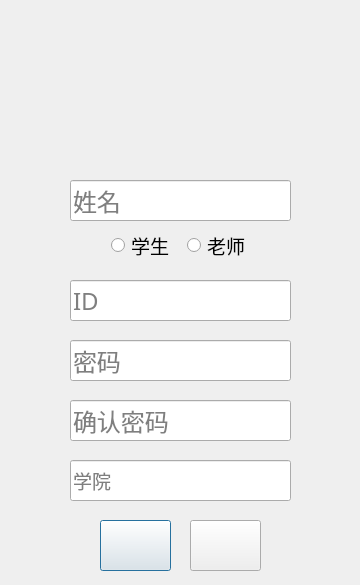
<?xml version="1.0" encoding="UTF-8"?>
<ui version="4.0">
 <class>addPeople</class>
 <widget class="QDialog" name="addPeople">
  <property name="geometry">
   <rect>
    <x>0</x>
    <y>0</y>
    <width>360</width>
    <height>585</height>
   </rect>
  </property>
  <property name="windowTitle">
   <string>添加人物信息</string>
  </property>
  <property name="styleSheet">
   <string notr="true">border-image: url(:/addPeople_bg.png);</string>
  </property>
  <widget class="QLineEdit" name="name">
   <property name="geometry">
    <rect>
     <x>70</x>
     <y>180</y>
     <width>221</width>
     <height>41</height>
    </rect>
   </property>
   <property name="font">
    <font>
     <family>Adobe Arabic</family>
     <pointsize>18</pointsize>
    </font>
   </property>
   <property name="toolTip">
    <string>请输入读者姓名</string>
   </property>
   <property name="styleSheet">
    <string notr="true">border-image: \*url();</string>
   </property>
   <property name="text">
    <string/>
   </property>
   <property name="placeholderText">
    <string>姓名</string>
   </property>
  </widget>
  <widget class="QRadioButton" name="student">
   <property name="geometry">
    <rect>
     <x>111</x>
     <y>231</y>
     <width>69</width>
     <height>28</height>
    </rect>
   </property>
   <property name="font">
    <font>
     <family>Adobe Arabic</family>
     <pointsize>14</pointsize>
    </font>
   </property>
   <property name="toolTip">
    <string>请选择读者职业</string>
   </property>
   <property name="styleSheet">
    <string notr="true">border-image: \*url();</string>
   </property>
   <property name="text">
    <string>学生</string>
   </property>
  </widget>
  <widget class="QRadioButton" name="teacher">
   <property name="geometry">
    <rect>
     <x>187</x>
     <y>231</y>
     <width>69</width>
     <height>28</height>
    </rect>
   </property>
   <property name="font">
    <font>
     <family>Adobe Arabic</family>
     <pointsize>14</pointsize>
    </font>
   </property>
   <property name="toolTip">
    <string>请选择读者职业</string>
   </property>
   <property name="styleSheet">
    <string notr="true">border-image: \*url();</string>
   </property>
   <property name="text">
    <string>老师</string>
   </property>
  </widget>
  <widget class="QLineEdit" name="ID">
   <property name="geometry">
    <rect>
     <x>70</x>
     <y>280</y>
     <width>221</width>
     <height>41</height>
    </rect>
   </property>
   <property name="font">
    <font>
     <family>Adobe Arabic</family>
     <pointsize>18</pointsize>
    </font>
   </property>
   <property name="toolTip">
    <string>请输入读者学生证号或教师工作证号</string>
   </property>
   <property name="styleSheet">
    <string notr="true">border-image: \*url();</string>
   </property>
   <property name="text">
    <string/>
   </property>
   <property name="placeholderText">
    <string>ID</string>
   </property>
  </widget>
  <widget class="QLineEdit" name="password">
   <property name="geometry">
    <rect>
     <x>70</x>
     <y>340</y>
     <width>221</width>
     <height>41</height>
    </rect>
   </property>
   <property name="font">
    <font>
     <family>Adobe Arabic</family>
     <pointsize>18</pointsize>
    </font>
   </property>
   <property name="toolTip">
    <string>请输入密码</string>
   </property>
   <property name="styleSheet">
    <string notr="true">border-image: \*url();</string>
   </property>
   <property name="echoMode">
    <enum>QLineEdit::Password</enum>
   </property>
   <property name="placeholderText">
    <string>密码</string>
   </property>
  </widget>
  <widget class="QLineEdit" name="password_2">
   <property name="geometry">
    <rect>
     <x>70</x>
     <y>400</y>
     <width>221</width>
     <height>41</height>
    </rect>
   </property>
   <property name="font">
    <font>
     <family>Adobe Arabic</family>
     <pointsize>18</pointsize>
    </font>
   </property>
   <property name="toolTip">
    <string>请重复密码</string>
   </property>
   <property name="styleSheet">
    <string notr="true">border-image: \*url();</string>
   </property>
   <property name="echoMode">
    <enum>QLineEdit::Password</enum>
   </property>
   <property name="placeholderText">
    <string>确认密码</string>
   </property>
  </widget>
  <widget class="QLineEdit" name="academy">
   <property name="geometry">
    <rect>
     <x>70</x>
     <y>460</y>
     <width>221</width>
     <height>41</height>
    </rect>
   </property>
   <property name="font">
    <font>
     <family>Adobe Arabic</family>
     <pointsize>14</pointsize>
    </font>
   </property>
   <property name="toolTip">
    <string>请输入读者学院</string>
   </property>
   <property name="styleSheet">
    <string notr="true">border-image: \*url();</string>
   </property>
   <property name="placeholderText">
    <string>学院</string>
   </property>
  </widget>
  <widget class="QPushButton" name="ensured">
   <property name="geometry">
    <rect>
     <x>100</x>
     <y>520</y>
     <width>71</width>
     <height>51</height>
    </rect>
   </property>
   <property name="toolTip">
    <string>确认</string>
   </property>
   <property name="styleSheet">
    <string notr="true">border-image: \*url();
border-image: url(:/ensured.png);</string>
   </property>
   <property name="text">
    <string/>
   </property>
  </widget>
  <widget class="QPushButton" name="cancel">
   <property name="geometry">
    <rect>
     <x>190</x>
     <y>520</y>
     <width>71</width>
     <height>51</height>
    </rect>
   </property>
   <property name="toolTip">
    <string>取消</string>
   </property>
   <property name="styleSheet">
    <string notr="true">border-image: \*url();
border-image: url(:/cancel.png);</string>
   </property>
   <property name="text">
    <string/>
   </property>
  </widget>
 </widget>
 <resources/>
 <connections/>
</ui>
